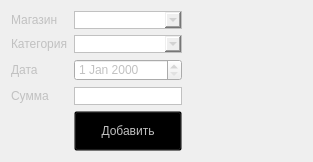
            <widget class="QWidget" name="tab_9">
             <attribute name="title">
              <string>Tab 1</string>
             </attribute>
             <layout class="QHBoxLayout" name="horizontalLayout">
              <item>
               <layout class="QGridLayout" name="gridLayout">
                <property name="sizeConstraint">
                 <enum>QLayout::SetDefaultConstraint</enum>
                </property>
                <item row="2" column="1">
                 <widget class="QDateEdit" name="dateEdit">
                  <property name="styleSheet">
                   <string notr="true">font: 25 10pt &quot;Bahnschrift Light&quot;;
color: rgb(193,193,193);</string>
                  </property>
                 </widget>
                </item>
                <item row="1" column="1">
                 <widget class="QComboBox" name="comboBox_2">
                  <property name="styleSheet">
                   <string notr="true">font: 25 10pt &quot;Bahnschrift Light&quot;;
color: rgb(193,193,193);
border-width: 1px;
border-style: solid;
border-color: rgba(0,0,0,0);
border-color: rgb(193,193,193);</string>
                  </property>
                 </widget>
                </item>
                <item row="0" column="1">
                 <widget class="QComboBox" name="comboBox">
                  <property name="styleSheet">
                   <string notr="true">font: 25 10pt &quot;Bahnschrift Light&quot;;
color: rgb(193,193,193);
border-width: 1px;
border-style: solid;
border-color: rgba(0,0,0,0);
border-color: rgb(193,193,193);</string>
                  </property>
                 </widget>
                </item>
                <item row="1" column="0">
                 <widget class="QLabel" name="label_4">
                  <property name="styleSheet">
                   <string notr="true">font: 25 10pt &quot;Bahnschrift Light&quot;;
color: rgb(193,193,193)</string>
                  </property>
                  <property name="text">
                   <string>Категория</string>
                  </property>
                 </widget>
                </item>
                <item row="3" column="1">
                 <widget class="QLineEdit" name="lineEdit_4">
                  <property name="styleSheet">
                   <string notr="true">font: 25 10pt &quot;Bahnschrift Light&quot;;
color: rgb(193,193,193);
border-width: 1px;
border-style: solid;
border-color: rgba(0,0,0,0);
border-color: rgb(193,193,193);</string>
                  </property>
                 </widget>
                </item>
                <item row="4" column="1">
                 <widget class="QPushButton" name="pushButton">
                  <property name="minimumSize">
                   <size>
                    <width>0</width>
                    <height>40</height>
                   </size>
                  </property>
                  <property name="styleSheet">
                   <string notr="true">background-color: rgba(0,0,0,0);
font: 25 10pt &quot;Bahnschrift Light&quot;;
color:rgb(193, 193, 193)</string>
                  </property>
                  <property name="text">
                   <string>Добавить</string>
                  </property>
                 </widget>
                </item>
                <item row="0" column="0">
                 <widget class="QLabel" name="label_3">
                  <property name="styleSheet">
                   <string notr="true">font: 25 10pt &quot;Bahnschrift Light&quot;;
color: rgb(193,193,193)</string>
                  </property>
                  <property name="text">
                   <string>Магазин</string>
                  </property>
                 </widget>
                </item>
                <item row="3" column="0">
                 <widget class="QLabel" name="label_6">
                  <property name="styleSheet">
                   <string notr="true">font: 25 10pt &quot;Bahnschrift Light&quot;;
color: rgb(193,193,193)</string>
                  </property>
                  <property name="text">
                   <string>Сумма</string>
                  </property>
                 </widget>
                </item>
                <item row="2" column="0">
                 <widget class="QLabel" name="label_5">
                  <property name="styleSheet">
                   <string notr="true">font: 25 10pt &quot;Bahnschrift Light&quot;;
color: rgb(193,193,193)</string>
                  </property>
                  <property name="text">
                   <string>Дата</string>
                  </property>
                 </widget>
                </item>
               </layout>
              </item>
              <item>
               <spacer name="horizontalSpacer_9">
                <property name="orientation">
                 <enum>Qt::Horizontal</enum>
                </property>
                <property name="sizeHint" stdset="0">
                 <size>
                  <width>40</width>
                  <height>20</height>
                 </size>
                </property>
               </spacer>
              </item>
              <item>
               <spacer name="horizontalSpacer_10">
                <property name="orientation">
                 <enum>Qt::Horizontal</enum>
                </property>
                <property name="sizeHint" stdset="0">
                 <size>
                  <width>40</width>
                  <height>20</height>
                 </size>
                </property>
               </spacer>
              </item>
              <item>
               <spacer name="horizontalSpacer_4">
                <property name="orientation">
                 <enum>Qt::Horizontal</enum>
                </property>
                <property name="sizeHint" stdset="0">
                 <size>
                  <width>40</width>
                  <height>20</height>
                 </size>
                </property>
               </spacer>
              </item>
             </layout>
            </widget>
